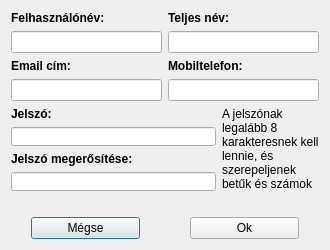
<?xml version="1.0" encoding="UTF-8"?>
<ui version="4.0">
 <class>SignUp</class>
 <widget class="QDialog" name="SignUp">
  <property name="geometry">
   <rect>
    <x>0</x>
    <y>0</y>
    <width>330</width>
    <height>250</height>
   </rect>
  </property>
  <property name="minimumSize">
   <size>
    <width>330</width>
    <height>250</height>
   </size>
  </property>
  <property name="maximumSize">
   <size>
    <width>330</width>
    <height>250</height>
   </size>
  </property>
  <property name="windowTitle">
   <string>Regisztráció</string>
  </property>
  <layout class="QVBoxLayout" name="verticalLayout_8">
   <item>
    <layout class="QHBoxLayout" name="horizontalLayout_3">
     <item>
      <layout class="QVBoxLayout" name="verticalLayout">
       <item>
        <widget class="QLabel" name="label_felhasznalonev">
         <property name="font">
          <font>
           <weight>75</weight>
           <bold>true</bold>
          </font>
         </property>
         <property name="text">
          <string>Felhasználónév: </string>
         </property>
         <property name="alignment">
          <set>Qt::AlignLeading|Qt::AlignLeft|Qt::AlignVCenter</set>
         </property>
        </widget>
       </item>
       <item>
        <widget class="QLineEdit" name="lineEdit_felhasznalonev"/>
       </item>
      </layout>
     </item>
     <item>
      <layout class="QVBoxLayout" name="verticalLayout_2">
       <item>
        <widget class="QLabel" name="label_nev">
         <property name="font">
          <font>
           <weight>75</weight>
           <bold>true</bold>
          </font>
         </property>
         <property name="text">
          <string>Teljes név: </string>
         </property>
         <property name="alignment">
          <set>Qt::AlignLeading|Qt::AlignLeft|Qt::AlignVCenter</set>
         </property>
        </widget>
       </item>
       <item>
        <widget class="QLineEdit" name="lineEdit_nev"/>
       </item>
      </layout>
     </item>
    </layout>
   </item>
   <item>
    <layout class="QHBoxLayout" name="horizontalLayout_4">
     <item>
      <layout class="QVBoxLayout" name="verticalLayout_3">
       <item>
        <widget class="QLabel" name="label_email_cim">
         <property name="font">
          <font>
           <weight>75</weight>
           <bold>true</bold>
          </font>
         </property>
         <property name="text">
          <string>Email cím: </string>
         </property>
         <property name="alignment">
          <set>Qt::AlignLeading|Qt::AlignLeft|Qt::AlignVCenter</set>
         </property>
        </widget>
       </item>
       <item>
        <widget class="QLineEdit" name="lineEdit_email_cim">
         <property name="inputMethodHints">
          <set>Qt::ImhNone</set>
         </property>
        </widget>
       </item>
      </layout>
     </item>
     <item>
      <layout class="QVBoxLayout" name="verticalLayout_4">
       <item>
        <widget class="QLabel" name="label_telefonszam">
         <property name="font">
          <font>
           <weight>75</weight>
           <bold>true</bold>
          </font>
         </property>
         <property name="text">
          <string>Mobiltelefon:</string>
         </property>
         <property name="alignment">
          <set>Qt::AlignLeading|Qt::AlignLeft|Qt::AlignVCenter</set>
         </property>
        </widget>
       </item>
       <item>
        <widget class="QLineEdit" name="lineEdit_telefonszam">
         <property name="inputMethodHints">
          <set>Qt::ImhNone</set>
         </property>
         <property name="inputMask">
          <string/>
         </property>
        </widget>
       </item>
      </layout>
     </item>
    </layout>
   </item>
   <item>
    <layout class="QHBoxLayout" name="horizontalLayout">
     <item>
      <layout class="QVBoxLayout" name="verticalLayout_7">
       <item>
        <layout class="QVBoxLayout" name="verticalLayout_5">
         <item>
          <widget class="QLabel" name="label_jelszo">
           <property name="font">
            <font>
             <weight>75</weight>
             <bold>true</bold>
            </font>
           </property>
           <property name="text">
            <string>Jelszó: </string>
           </property>
           <property name="alignment">
            <set>Qt::AlignLeading|Qt::AlignLeft|Qt::AlignVCenter</set>
           </property>
          </widget>
         </item>
         <item>
          <widget class="QLineEdit" name="lineEdit_jelszo">
           <property name="echoMode">
            <enum>QLineEdit::Password</enum>
           </property>
          </widget>
         </item>
        </layout>
       </item>
       <item>
        <layout class="QVBoxLayout" name="verticalLayout_6">
         <item>
          <widget class="QLabel" name="label_jelszo_megerositese">
           <property name="font">
            <font>
             <weight>75</weight>
             <bold>true</bold>
            </font>
           </property>
           <property name="text">
            <string>Jelszó megerősítése: </string>
           </property>
           <property name="alignment">
            <set>Qt::AlignLeading|Qt::AlignLeft|Qt::AlignVCenter</set>
           </property>
          </widget>
         </item>
         <item>
          <widget class="QLineEdit" name="lineEdit_jelszo_megerositese">
           <property name="text">
            <string/>
           </property>
           <property name="echoMode">
            <enum>QLineEdit::Password</enum>
           </property>
          </widget>
         </item>
        </layout>
       </item>
      </layout>
     </item>
     <item>
      <widget class="QLabel" name="label">
       <property name="maximumSize">
        <size>
         <width>100</width>
         <height>16777215</height>
        </size>
       </property>
       <property name="text">
        <string>A jelszónak legalább 8 karakteresnek kell lennie, és szerepeljenek betűk és számok is!</string>
       </property>
       <property name="textFormat">
        <enum>Qt::AutoText</enum>
       </property>
       <property name="alignment">
        <set>Qt::AlignBottom|Qt::AlignLeading|Qt::AlignLeft</set>
       </property>
       <property name="wordWrap">
        <bool>true</bool>
       </property>
       <property name="margin">
        <number>0</number>
       </property>
      </widget>
     </item>
    </layout>
   </item>
   <item>
    <spacer name="verticalSpacer">
     <property name="orientation">
      <enum>Qt::Vertical</enum>
     </property>
     <property name="sizeType">
      <enum>QSizePolicy::Fixed</enum>
     </property>
     <property name="sizeHint" stdset="0">
      <size>
       <width>20</width>
       <height>20</height>
      </size>
     </property>
    </spacer>
   </item>
   <item>
    <layout class="QHBoxLayout" name="horizontalLayout_2">
     <property name="spacing">
      <number>50</number>
     </property>
     <property name="sizeConstraint">
      <enum>QLayout::SetFixedSize</enum>
     </property>
     <property name="leftMargin">
      <number>20</number>
     </property>
     <property name="rightMargin">
      <number>20</number>
     </property>
     <item>
      <widget class="QPushButton" name="pushButton_megse">
       <property name="text">
        <string>Mégse</string>
       </property>
      </widget>
     </item>
     <item>
      <widget class="QPushButton" name="pushButton_ok">
       <property name="text">
        <string>Ok</string>
       </property>
      </widget>
     </item>
    </layout>
   </item>
  </layout>
 </widget>
 <tabstops>
  <tabstop>lineEdit_felhasznalonev</tabstop>
  <tabstop>lineEdit_nev</tabstop>
  <tabstop>lineEdit_email_cim</tabstop>
  <tabstop>lineEdit_telefonszam</tabstop>
  <tabstop>lineEdit_jelszo</tabstop>
  <tabstop>lineEdit_jelszo_megerositese</tabstop>
  <tabstop>pushButton_ok</tabstop>
  <tabstop>pushButton_megse</tabstop>
 </tabstops>
 <resources/>
 <connections/>
</ui>
